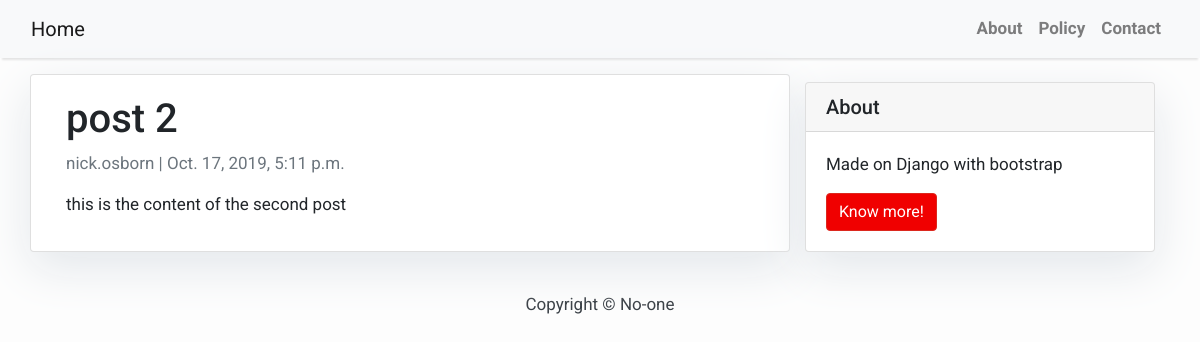
The page /post-2/ on the database its author committed.
### blog/models.py (models this page shows, shortened)
class Post(models.Model):
    title = models.CharField(max_length=200, unique=True)
    slug = models.CharField(max_length=200, unique=True)
    author = models.ForeignKey(User, on_delete=models.CASCADE, related_name="blog_posts")
    updated_on = models.DateTimeField(auto_now=True)
    content = models.TextField()
    created_on = models.DateTimeField(auto_now_add=True)
    status = models.IntegerField(choices=STATUS, default=0)
    class Meta:
        ordering = ['-created_on']

### blog/views.py (the view)
# urls.py: path('<slug:slug>/', views.PostDetail.as_view(), name='post_detail'),
class PostDetail(generic.DetailView):
    model = Post
    template_name = 'post_detail.html'

### templates/post_detail.html
{% extends 'base.html' %} {% block content %}
<div class="container">
  <div class="row">
    <div class="col-md-8 card mb-4  mt-3 left  top">
      <div class="card-body">
        <h1>{% block title %} {{ object.title }} {% endblock title %}</h1>
        <p class=" text-muted">{{ post.author }} | {{ post.created_on }}</p>
        <p class="card-text ">{{ object.content | safe }}</p>
      </div>
    </div>
    {% block sidebar %} {% include 'sidebar.html' %} {% endblock sidebar %}
  </div>
</div>
{% endblock content %}

### templates/base.html (style rules this page uses)
body { font-family: "Roboto", sans-serif; font-size: 17px; background-color: #fdfdfd; }

### templates/sidebar.html (style rules this page uses)
.card { box-shadow: 0 16px 48px #E3E7EB; }

### rows shown on the page
Post: title "post 2", author "nick.osborn", created_on "Oct. 17, 2019, 5:11 p.m.", content "this is the content of the second post"
